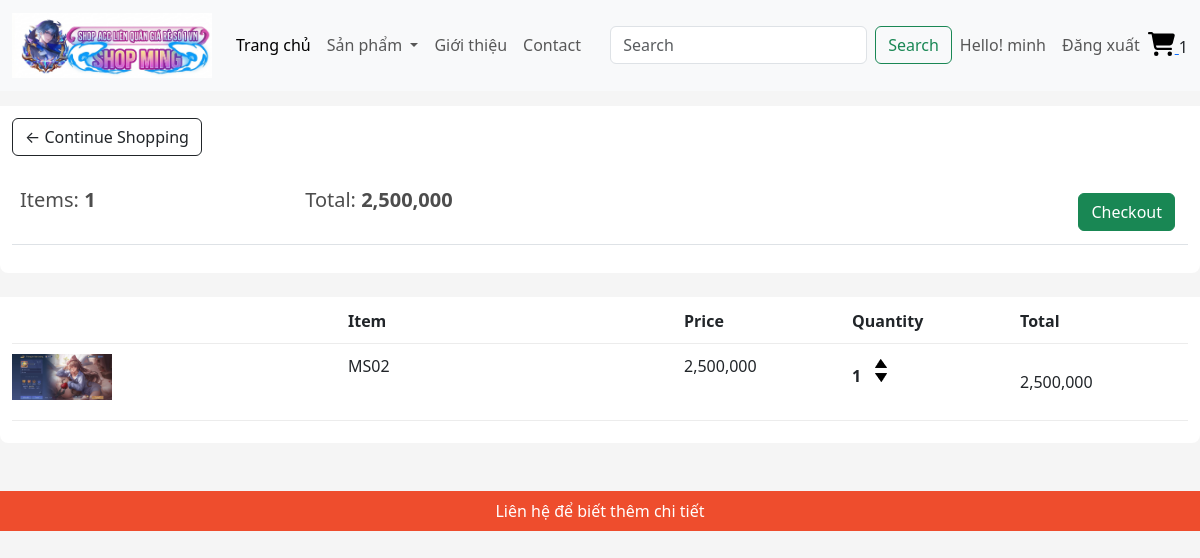
The app's page /cart/ (signed in), older data.
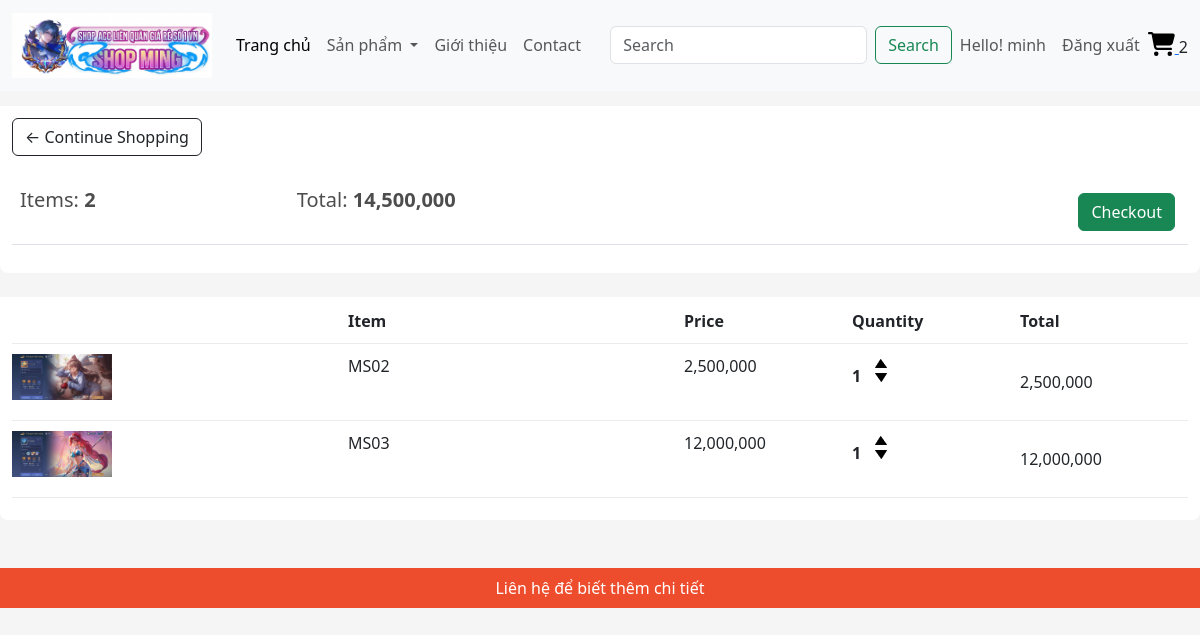
The same page, newer data.
### app/models.py (models this page shows, shortened)
class Order(models.Model):
    customer = models.ForeignKey(Customer, on_delete=models.SET_NULL, null=True, blank=True)
    date_order = models.DateTimeField(auto_now_add=True)
    complete = models.BooleanField(default=False, null=True)
    transaction_id = models.CharField(max_length=200, null=True)
    @property
    def get_cart_total(self):
        orderitems = self.orderitem_set.all()
        total = sum([item.get_total for item in orderitems])
        return total
    @property
    def get_cart_items(self):
        orderitems = self.orderitem_set.all()
        total = sum([item.quantity for item in orderitems])
        return total

class OrderItem(models.Model):
    product = models.ForeignKey(Product, on_delete=models.SET_NULL, null=True, blank=True)
    order = models.ForeignKey(Order, on_delete=models.SET_NULL, null=True, blank=True)
    quantity = models.IntegerField(default=0, null=True, blank=True)
    date_added = models.DateTimeField(auto_now_add=True)
    @property
    def get_total(self):
        total = self.product.price * self.quantity
        return total

class Product(models.Model):
    category = models.ManyToManyField(Category,related_name='product')
    name = models.CharField(max_length=200, null=True)
    price = models.FloatField()
    old_price = models.FloatField(null=True, blank=True)
    digital = models.BooleanField(default=False, null=True, blank=True)
    image = models.ImageField(null=True, blank=True, upload_to='products/')
    @property
    def ImageURL(self):
        try:
            url = self.image.url
        except :
            url = ''
        return url

### app/views.py (the view, shortened to what this page needs)
# urls.py: path('cart/', views.cart, name="cart"),
def cart(request):
    if request.user.is_authenticated:
        customer, created = Customer.objects.get_or_create(
            user=request.user,
            defaults={
                'name': request.user.username,
                'email': request.user.email,
            }
        )
        order, created = Order.objects.get_or_create(customer=customer, complete=False)
        items = order.orderitem_set.all()
        cartItems = order.get_cart_items
    categories = Category.objects.filter(is_sub=False)
    context = {'items': items, 'order': order, 'cartItems': cartItems,'categories':categories}
    return render(request, 'app/cart.html', context)

### app/templates/app/cart.html
{% extends 'app/base.html' %}
{% load static %}
{% block cart_content %}
{% load humanize %}
<div class="row">
	<div class="col-lg-12">
		<div class="box-element">
			<a  class="btn btn-outline-dark" href="{% url 'home' %}">&#x2190; Continue Shopping</a>
			<br>
			<br>
			<table class="table">
				<tr>
					<th><h5>Items: <strong>{{order.get_cart_items}}</strong></h5></th>
					<th><h5>Total:<strong> {{ order.get_cart_total|floatformat:0|intcomma }}</strong></h5></th>
					<th>
						<a  style="float:right; margin:5px;" class="btn btn-success" href="{% url 'checkout' %}">Checkout</a>
					</th>
				</tr>
			</table>
		</div>
		<br>
		<div class="box-element">
			<div class="cart-row">
				<div style="flex:2"></div>
				<div style="flex:2"><strong>Item</strong></div>
				<div style="flex:1"><strong>Price</strong></div>
				<div style="flex:1"><strong>Quantity</strong></div>
				<div style="flex:1"><strong>Total</strong></div>
			</div>
			{% for item in items %}
			<div class="cart-row">
				<div style="flex:2"><img class="row-image" src="{{item.product.ImageURL}}"></div>
				<div style="flex:2"><p>{{item.product.name}}</p></div>
				<div style="flex:1"><p>{{ item.product.price|floatformat:0|intcomma }}</p></div>
				<div style="flex:1">
					<p class="quantity">{{item.quantity}}</p>
					<div class="quantity">
						<img data-product ="{{item.product.id}}" data-action='add' class="chg-quantity update-cart" src="{% static  'app/images/arrow-up.png' %}">
						<img data-product ="{{item.product.id}}" data-action='remove' class="chg-quantity update-cart" src="{% static  'app/images/arrow-down.png' %}">
					</div>
				</div>
				<div style="flex:1"><p><p>{{ item.get_total|floatformat:0|intcomma }}</p></div>
			</div>
			{% endfor %}
		</div>
	</div>
</div>
{% endblock cart_content %}

### app/templates/app/base.html (shortened to what this page needs)
{% load static %}
<!DOCTYPE html>
<html>
    <head>
        <link href="https://cdn.jsdelivr.net/npm/bootstrap@5.3.8/dist/css/bootstrap.min.css" rel="stylesheet">
        <link href="{%static 'app/css/style.css' %}" rel="stylesheet" />
        <link href="{%static 'app/css/owl.carousel.min.css' %}" rel="stylesheet" />
        <link href="{%static 'app/css/all.min.css' %}" rel="stylesheet" />
        <link rel="stylesheet" type="text/css" href="{% static 'app/css/main.css' %}">
        <link rel="stylesheet" href="">
    </head>
    <body>
        <nav class="navbar navbar-expand-lg bg-body-tertiary">
  <div class="container-fluid">
    <a class="navbar-brand" href="{% url 'home'%}">
      <img src="{% static 'app/images/Gemini.png' %}" width="200" height=auto />
      </a>
    <div class="collapse navbar-collapse" id="navbarSupportedContent">
      <ul class="navbar-nav me-auto mb-2 mb-lg-0">
        <li class="nav-item">
          <a class="nav-link active" aria-current="page" href="{% url 'home'%}">Trang  chủ</a>
        </li>
        <li class="nav-item dropdown">
          <a class="nav-link dropdown-toggle" href="#" role="button" data-bs-toggle="dropdown" aria-expanded="false">
            Sản phẩm
          </a>
        </li>
         <li class="nav-item">
          <a class="nav-link" href="#">Giới thiệu</a>
        </li>
        <li class="nav-item">
          <a class="nav-link" href="#">Contact</a>
        </li>
      </ul>
      <form class="d-flex" role="search" method = POST action = "{% url 'search' %}">
        <input class="form-control me-2" type="search" placeholder="Search" aria-label="Search" name= "searched"/>
        <button class="btn btn-outline-success" type="submit">Search</button>
      </form>
    </div>
<ul class="navbar-nav ms-auto mb-2 mb-lg-0 align-items-center">
    {% if request.user.is_authenticated %}
        <li class="nav-item">
            <span class="nav-link">Hello! {{ request.user.username }}</span>
        </li>
        <li class="nav-item">
            <a class="nav-link" href="{% url 'logout' %}">Đăng xuất</a>
        </li>
    {% endif %}
</ul>
   <div class="form-inline my-2 my-lg-0 position-relative">
    <a href="{% url 'cart' %}">
    <i class="fas fa-shopping-cart cart-icon"></i>
</a>
<span class="cart-total">{{cartItems}}</span>
</div>
  </div>
</nav>
{% block cart_content %}{% endblock cart_content %}
<footer class="container-fluid bg-dark text-white text-center p-2 mt-5">
    Liên hệ để biết thêm chi tiết
</footer>
    </body>
</html>

### app/static/app/css/main.css (style rules this page uses)
body { background-color: #f5f5f5; }
h1,h2,h3,h4,h5,h6 { color: hsl(0, 0%, 30%); }
.box-element { background-color: #fff; padding: 12px; border-radius: 0 0 8px 8px; }
.bg-dark { background-color: #ee4d2d !important; }
.col-lg-3, .col-lg-4, .col-lg-6, .col-lg-8, .col-lg-12 { margin-top: 15px; }
.row-image { width: 100px; }
.cart-row { display: flex; align-items: flex-stretch; padding-bottom: 10px; margin-bottom: 10px; border-bottom: 1px solid #ececec; }
.quantity { display: inline-block; font-weight: 700; padding-right: 10px; }
.chg-quantity { width: 12px; cursor: pointer; display: block; margin-top: 5px; transition: .1s; }
.cart-icon { font-size: 24px; color: black; position: relative; }

Row changes from the older to the newer data that the page shows:
computed for Order: get_cart_items "1" → "2"; get_cart_total "2,500,000" → "14,500,000"
added OrderItem: product.ImageURL (picture), product.name "MS03", product.price "12,000,000", quantity "1", get_total "12,000,000"
Text that changed along with them:
{{ cartItems }}: "1" → "2"
